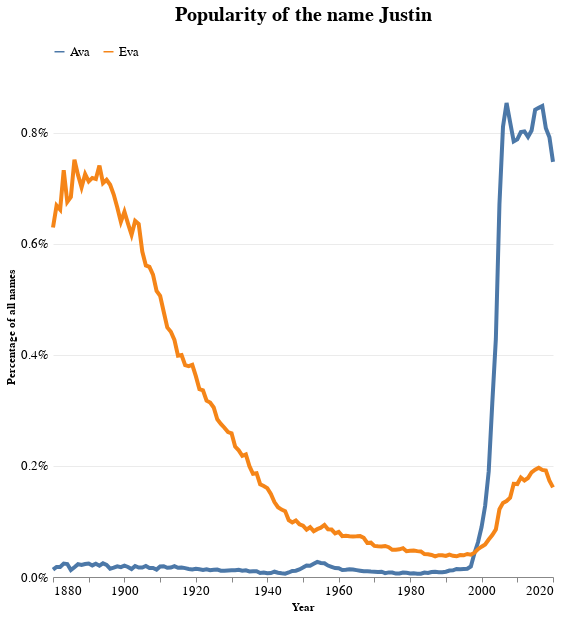

Write notebook code for a chart like this one.
### Code cell
line_chart = (
    alt.Chart(name)
    .mark_line(color="blue", size=4)
    .encode(
        x=alt.X(
            "year:T",
            title="Year",
            axis=alt.Axis(tickCount=10, grid=False),
        ),
        y=alt.Y(
            "fprop",
            title="Percentage of all names",
            stack=None,
            axis=alt.Axis(
                tickSize=0,
                domainOpacity=0,
                tickCount=6,
                offset=4,
                gridWidth=0.6,
                gridColor="#dddddd",
                format="%",
            ),
        ),
        color=alt.Color("name", title=" "),
    )
)


chart = (
    (line_chart)
    .properties(
        width=500,
        height=500,
        title="Popularity of the name Justin",
    )
    .configure_view(strokeOpacity=0)
    .configure_legend(orient="top", symbolType="stroke", labelFontSize=13)
    .configure_axis(labelFontSize=13)
    .configure_title(fontSize=20)
)

chart

### Figure 1 — Vega-Lite specification as saved in the notebook (floating-point values rounded to 4 significant figures; data arrays with more than 128 entries replaced by an {"elided": "..."} marker saying what was removed)
{"config": {"view": {"continuousWidth": 400, "continuousHeight": 300, "strokeOpacity": 0}, "axis": {"labelFontSize": 13}, "legend": {"labelFontSize": 13, "orient": "top", "symbolType": "stroke"}, "title": {"fontSize": 20}}, "data": {"name": "data-4247207b0d3f40cdf6373cc86b989f9f"}, "mark": {"type": "line", "color": "blue", "size": 4}, "encoding": {"color": {"type": "nominal", "field": "name", "title": " "}, "x": {"type": "temporal", "axis": {"grid": false, "tickCount": 10}, "field": "year", "title": "Year"}, "y": {"type": "quantitative", "axis": {"domainOpacity": 0, "format": "%", "gridColor": "#dddddd", "gridWidth": 0.6, "offset": 4, "tickCount": 6, "tickSize": 0}, "field": "fprop", "stack": null, "title": "Percentage of all names"}}, "height": 500, "title": "Popularity of the name Justin", "width": 500, "$schema": "https://vega.github.io/schema/vega-lite/v4.8.1.json", "datasets": {"data-4247207b0d3f40cdf6373cc86b989f9f": {"elided": "282 records"}}}
